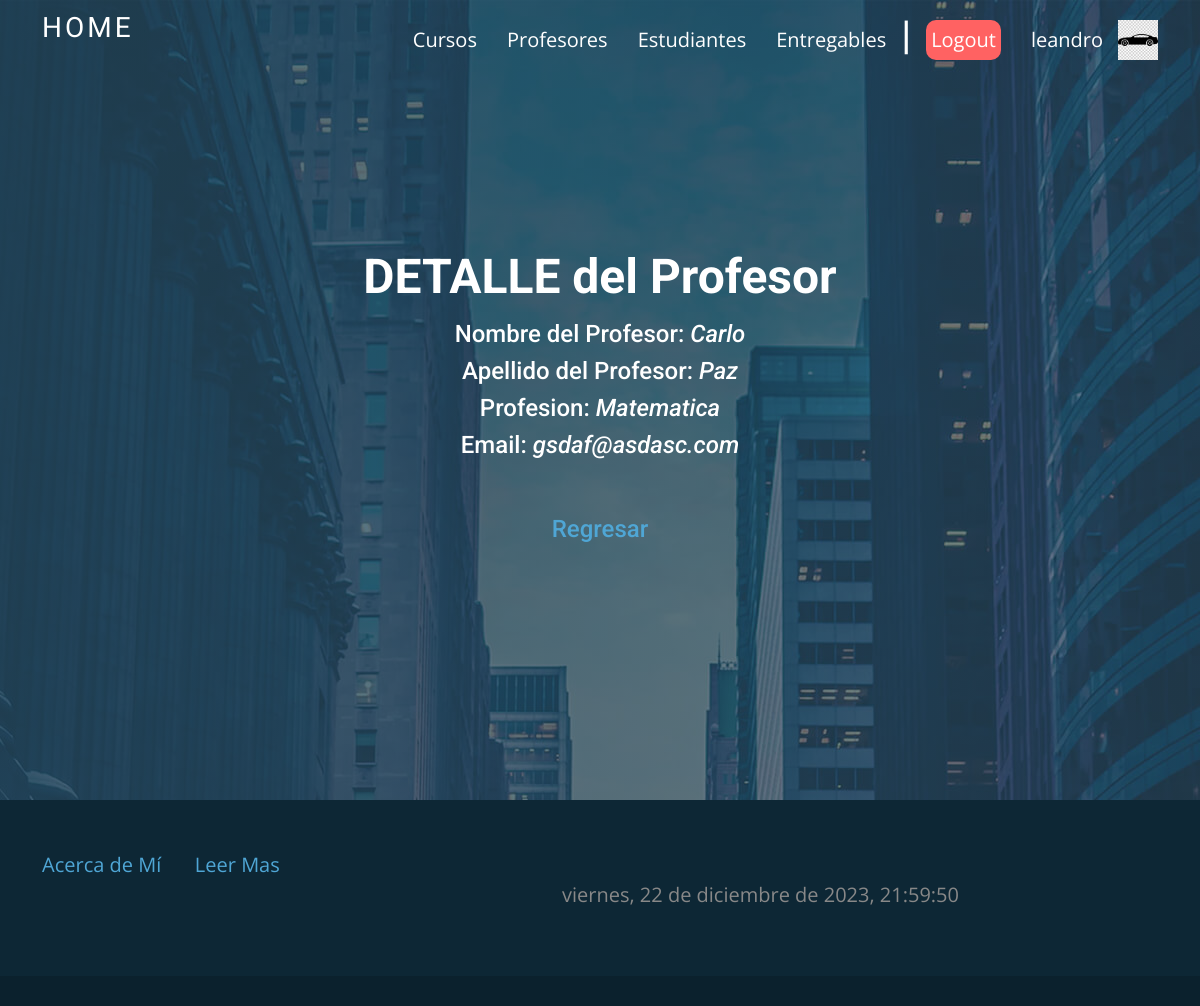
/profesores/2 (signed in), run on the app's committed database.
### Pagina/models.py (models this page shows, shortened)
class Avatar(models.Model):
    user = models.OneToOneField(User, on_delete=models.CASCADE)
    imagen = models.ImageField(upload_to='avatars/', null=True, blank=True)

class Profesores(models.Model):
    nombre = models.CharField(max_length=30)
    apellido = models.CharField(max_length=30)
    email = models.EmailField()
    profesion = models.CharField(max_length=30)

### Pagina/views.py (the view)
# urls.py: path('profesores/<pk>', views.ProfesorDetailView.as_view(), name="DetalleProfesor"),
class ProfesorDetailView(DetailView):
    model = Profesores
    template_name = "profesores_detail.html"

### templates/profesores_detail.html
{% extends "base.html" %}
{% load static %}
{% block content %}
<section id="hero-no-slider" class="d-flex justify-cntent-center align-items-center">
    <div class="container position-relative aos-init aos-animate" data-aos="fade-up" data-aos-delay="100">
        <div class="row justify-content-center">
            <div class="col-xl-8">
                <h2>DETALLE del Profesor</h2>
                <h4 style="color: white;">Nombre del Profesor: <i>{{profesores.nombre}}</i></h4>
                <h4 style="color: white;">Apellido del Profesor: <i>{{profesores.apellido}}</i></h4>
                <h4 style="color: white;">Profesion: <i>{{profesores.profesion}}</i></h4>
                <h4 style="color: white;">Email: <i>{{profesores.email}}</i></h4>
                <br><br>
                <h4><a href="{% url 'ListaProfesor' %}">Regresar</a></h4>
            </div>
        </div>
    </div>
</section>
{% endblock %}

### templates/base.html (shortened to what this page needs)
{% load static %}
<!DOCTYPE html>
<html lang="en">
<head>
  <link href="{% static 'assets/vendor/animate.css/animate.min.css' %}" rel="stylesheet">
  <link href="{% static 'assets/vendor/aos/aos.css' %}" rel="stylesheet">
  <link href="{% static 'assets/vendor/bootstrap/css/bootstrap.min.css' %}" rel="stylesheet">
  <link href="{% static 'assets/vendor/bootstrap-icons/bootstrap-icons.css' %}" rel="stylesheet">
  <link href="{% static 'assets/vendor/boxicons/css/boxicons.min.css' %}" rel="stylesheet">
  <link href="{% static 'assets/vendor/glightbox/css/glightbox.min.css' %}" rel="stylesheet">
  <link href="{% static 'assets/vendor/swiper/swiper-bundle.min.css' %}" rel="stylesheet">
  <link href="{% static 'assets/css/style.css' %}" rel="stylesheet">
</head>
<body>
  <header id="header" class="fixed-top d-flex align-items-center header-transparent">
    <div class="container d-flex justify-content-between align-items-center">
      {% block navbar %}
      <div class="logo">
        <h1 class="text-light"><a href="{% url 'Bienvenida' %}"><span>Home</span></a></h1>
      </div>
      <nav id="navbar" class="navbar">
        <ul>
            <li><a href="{% url 'ListaCurso' %}" style="font-size: 20px; margin-right: 5">Cursos</a></li>
            <li><a href="{% url 'ListaProfesor' %}" style="font-size: 20px; margin-right: 5">Profesores</a></li>
            <li><a href="{% url 'ListaEstudiante' %}" style="font-size: 20px; margin-right: 5">Estudiantes</a></li>
            <li><a href="{% url 'ListaEntregable' %}" style="font-size: 20px; margin-right: 5">Entregables</a></li>
            <li><h1 style="font-size: 40px; margin-right:15px; margin-left: 15px ;color: white;">|</h1></li>
            <li><a href="{% url 'Inicio' %}"  style="font-size: 20px; color: white; background-color: rgb(255, 98, 98); padding: 5px; border-radius: 10px; display: inline-block;">Logout</a></li>
            <li> <a style="font-size: 20px; margin-right: 15px" href="{% url 'EditarPerfil' %}">{{request.user.username}}</a></li>
            {% if request.user.avatar and request.user.avatar.imagen %}
              <li><img src="{{ request.user.avatar.imagen.url }}" alt="" height="40px"></li>
            {% endif %}
            {% endblock %}
        </ul>
      </nav>
    </div>
  </header>
  {% block content %}  {% endblock %}
  <footer id="footer" class="footer" data-aos="fade-up" data-aos-easing="ease-in-out" data-aos-duration="500">
    <div class="footer-newsletter">
        <div class="container">
            <div class="row">
                {% block footer %}
                    <ul>
                        <li style="display: inline-block; margin-right: 15px;">
                            <a href="{% url 'AcercaDeMi' %}" style="font-size: 20px; margin-right: 30px;">Acerca de Mí</a>
                            <a href="{% url 'LeerMas' %}" style="font-size: 20px;">Leer Mas</a>
                        </li>
                        <li id="fecha-hora" style="margin-left: 520px; display: inline-block; font-size: 20px; color: #888;"></li>
                    </ul>
                {% endblock %}
            </div>
        </div>
    </div>
  </footer>
</body>
</html>

### Pagina/static/assets/css/style.css (style rules this page uses)
body { font-family: "Open Sans", sans-serif; color: #444; }
a { color: #4fa6d5; text-decoration: none; }
h1, h2, h3, h4, h5, h6, .font-primary { font-family: "Roboto", sans-serif; }
#header { height: 80px; transition: all 0.5s; z-index: 997; transition: all 0.5s; background: #1e4356; }
#header.header-transparent { background: none; }
#header .logo h1 { font-size: 28px; margin: 0; padding: 4px 0; line-height: 1; font-weight: 400; letter-spacing: 3px; text-transform: uppercase; }
#header .logo h1 a, #header .logo h1 a:hover { color: #fff; text-decoration: none; }
.navbar { padding: 0; }
.navbar ul { margin: 0; padding: 0; display: flex; list-style: none; align-items: center; }
.navbar li { position: relative; }
.navbar a, .navbar a:focus { display: flex; align-items: center; justify-content: space-between; padding: 10px 0 10px 30px; font-family: "Open Sans", sans-serif; font-size: 14px; color: #fff; white-space: nowrap; transition: 0.3s; }
#hero-no-slider { width: 100%; height: 100vh; overflow: hidden; position: relative; text-align: center; }
#hero-no-slider::before { content: ""; position: absolute; left: 0; top: 0; right: 0; bottom: 0; background: linear-gradient(to right, rgba(30, 67, 86, 0.8), rgba(30, 67, 86, 0.6)), url("../img/hero-bg.jpg") center top no-repeat; }
#hero-no-slider h2 { color: #fff; margin-bottom: 15px; font-size: 48px; font-weight: 700; }
section { padding: 60px 0; }
#footer { background: #0b212d; padding: 0 0 30px 0; color: #fff; font-size: 14px; }
#footer .footer-newsletter { padding: 50px 0; background: #0d2735; }

### data on the page
Profesores: nombre "Carlo", apellido "Paz", profesion "Matematica", email "gsdaf@asdasc.com"

### other printed values
{{ request.user.username }} "leandro"
